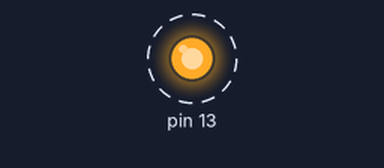
The sketch below on a simulated Arduino Uno, built with avr-gcc and run on an emulated ATmega328P. Parts: output pins drawn as LEDs (lit = HIGH). Dashed ring = blinking. What the sketch prints to the serial monitor is not drawn.

Above: at 0.1 s.
Timing chart, 0 to 3.0 s (numbered marks = the images above):
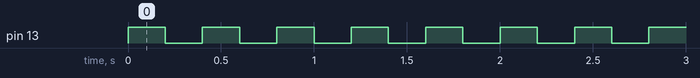

The sketch:

MySketchTest.ino
```cpp
#include <arduino.h>

void setup() {
	pinMode(13, OUTPUT);
	Serial.begin(9600);
}

void loop() {
	digitalWrite(13, HIGH);
	Serial.println("ON");
	delay(200);
	digitalWrite(13, LOW);
	Serial.println("OFF");
	delay(200);
}
```

Measured:
- by itself, pin 13: alternates HIGH for 0.20 s and LOW for 0.20 s
